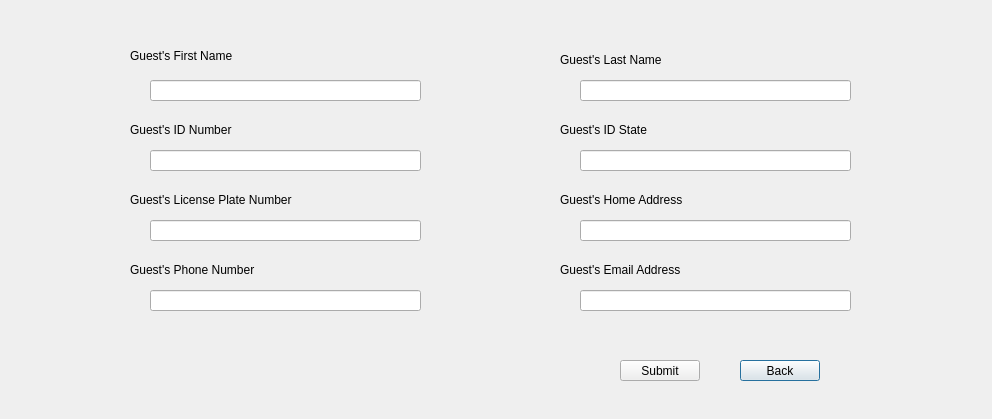
<?xml version="1.0" encoding="UTF-8"?>
<ui version="4.0">
 <class>GuestInfo</class>
 <widget class="QDialog" name="GuestInfo">
  <property name="geometry">
   <rect>
    <x>0</x>
    <y>0</y>
    <width>992</width>
    <height>419</height>
   </rect>
  </property>
  <property name="windowTitle">
   <string>Dialog</string>
  </property>
  <widget class="QPushButton" name="back">
   <property name="geometry">
    <rect>
     <x>740</x>
     <y>360</y>
     <width>80</width>
     <height>21</height>
    </rect>
   </property>
   <property name="text">
    <string>Back</string>
   </property>
  </widget>
  <widget class="QPushButton" name="submit">
   <property name="geometry">
    <rect>
     <x>620</x>
     <y>360</y>
     <width>80</width>
     <height>21</height>
    </rect>
   </property>
   <property name="text">
    <string>Submit</string>
   </property>
  </widget>
  <widget class="QLineEdit" name="FName">
   <property name="geometry">
    <rect>
     <x>150</x>
     <y>80</y>
     <width>271</width>
     <height>21</height>
    </rect>
   </property>
  </widget>
  <widget class="QLineEdit" name="IDNum">
   <property name="geometry">
    <rect>
     <x>150</x>
     <y>150</y>
     <width>271</width>
     <height>21</height>
    </rect>
   </property>
  </widget>
  <widget class="QLineEdit" name="LicensePlate">
   <property name="geometry">
    <rect>
     <x>150</x>
     <y>220</y>
     <width>271</width>
     <height>21</height>
    </rect>
   </property>
  </widget>
  <widget class="QLineEdit" name="Phone">
   <property name="geometry">
    <rect>
     <x>150</x>
     <y>290</y>
     <width>271</width>
     <height>21</height>
    </rect>
   </property>
  </widget>
  <widget class="QLineEdit" name="LName">
   <property name="geometry">
    <rect>
     <x>580</x>
     <y>80</y>
     <width>271</width>
     <height>21</height>
    </rect>
   </property>
  </widget>
  <widget class="QLineEdit" name="IDState">
   <property name="geometry">
    <rect>
     <x>580</x>
     <y>150</y>
     <width>271</width>
     <height>21</height>
    </rect>
   </property>
  </widget>
  <widget class="QLineEdit" name="Address">
   <property name="geometry">
    <rect>
     <x>580</x>
     <y>220</y>
     <width>271</width>
     <height>21</height>
    </rect>
   </property>
  </widget>
  <widget class="QLineEdit" name="Email">
   <property name="geometry">
    <rect>
     <x>580</x>
     <y>290</y>
     <width>271</width>
     <height>21</height>
    </rect>
   </property>
  </widget>
  <widget class="QLabel" name="label">
   <property name="geometry">
    <rect>
     <x>130</x>
     <y>46</y>
     <width>171</width>
     <height>20</height>
    </rect>
   </property>
   <property name="text">
    <string>Guest's First Name</string>
   </property>
  </widget>
  <widget class="QLabel" name="label_2">
   <property name="geometry">
    <rect>
     <x>130</x>
     <y>120</y>
     <width>171</width>
     <height>20</height>
    </rect>
   </property>
   <property name="text">
    <string>Guest's ID Number</string>
   </property>
  </widget>
  <widget class="QLabel" name="label_3">
   <property name="geometry">
    <rect>
     <x>130</x>
     <y>190</y>
     <width>171</width>
     <height>20</height>
    </rect>
   </property>
   <property name="text">
    <string>Guest's License Plate Number</string>
   </property>
  </widget>
  <widget class="QLabel" name="label_4">
   <property name="geometry">
    <rect>
     <x>130</x>
     <y>260</y>
     <width>171</width>
     <height>20</height>
    </rect>
   </property>
   <property name="text">
    <string>Guest's Phone Number</string>
   </property>
  </widget>
  <widget class="QLabel" name="label_5">
   <property name="geometry">
    <rect>
     <x>560</x>
     <y>50</y>
     <width>171</width>
     <height>20</height>
    </rect>
   </property>
   <property name="text">
    <string>Guest's Last Name</string>
   </property>
  </widget>
  <widget class="QLabel" name="label_6">
   <property name="geometry">
    <rect>
     <x>560</x>
     <y>120</y>
     <width>171</width>
     <height>20</height>
    </rect>
   </property>
   <property name="text">
    <string>Guest's ID State</string>
   </property>
  </widget>
  <widget class="QLabel" name="label_7">
   <property name="geometry">
    <rect>
     <x>560</x>
     <y>190</y>
     <width>171</width>
     <height>20</height>
    </rect>
   </property>
   <property name="text">
    <string>Guest's Home Address</string>
   </property>
  </widget>
  <widget class="QLabel" name="label_8">
   <property name="geometry">
    <rect>
     <x>560</x>
     <y>260</y>
     <width>171</width>
     <height>20</height>
    </rect>
   </property>
   <property name="text">
    <string>Guest's Email Address</string>
   </property>
  </widget>
 </widget>
 <resources/>
 <connections/>
</ui>
